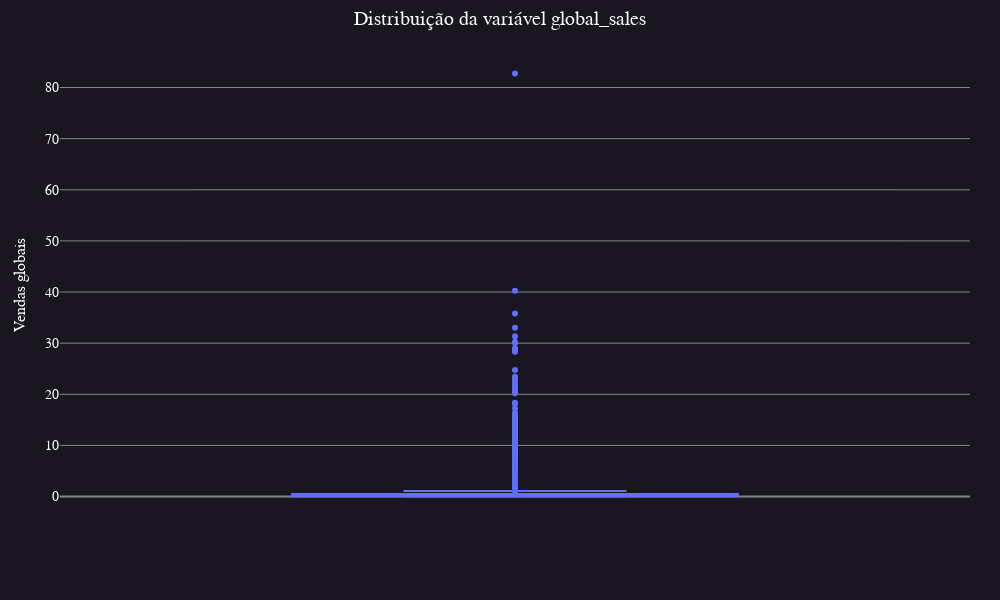

The code cell stored with this chart in its notebook:
### Code cell
"""
Vamos identificar os outliers
"""
fig = go.Figure(go.Box(y=df_video_game_filtrado['global_sales'], name=''))
fig.update_layout(
    title_text="Distribuição da variável global_sales",
    yaxis_title='Vendas globais',

    # Padrao
    **layout_padrao,
    
    # Eixo X
    xaxis_showgrid=False,
)
fig.show()

### Figure 1 — Plotly figure (JSON) as saved in the notebook; plotly's stock layout.template omitted (floating-point values rounded to 4 significant figures; data arrays with more than 128 entries replaced by an {"elided": "..."} marker saying what was removed)
{"data": [{"name": "", "type": "box", "y": {"elided": "16339 float values"}}], "layout": {"font": {"color": "#fff", "family": "Balto"}, "height": 600, "margin": {"b": 80, "l": 60, "r": 30, "t": 50}, "paper_bgcolor": "#191622", "plot_bgcolor": "#191622", "title": {"font": {"size": 20}, "text": "Distribuição da variável global_sales", "x": 0.5, "xanchor": "center"}, "width": 1000, "xaxis": {"gridcolor": "#868686", "gridwidth": 1, "showgrid": false, "tickfont": {"size": 14}, "title": {"font": {"size": 16}}, "zerolinecolor": "#868686", "zerolinewidth": 2}, "yaxis": {"gridcolor": "#868686", "gridwidth": 1, "tickfont": {"size": 14}, "title": {"font": {"size": 16}, "text": "Vendas globais"}, "zerolinecolor": "#868686", "zerolinewidth": 2}}}
